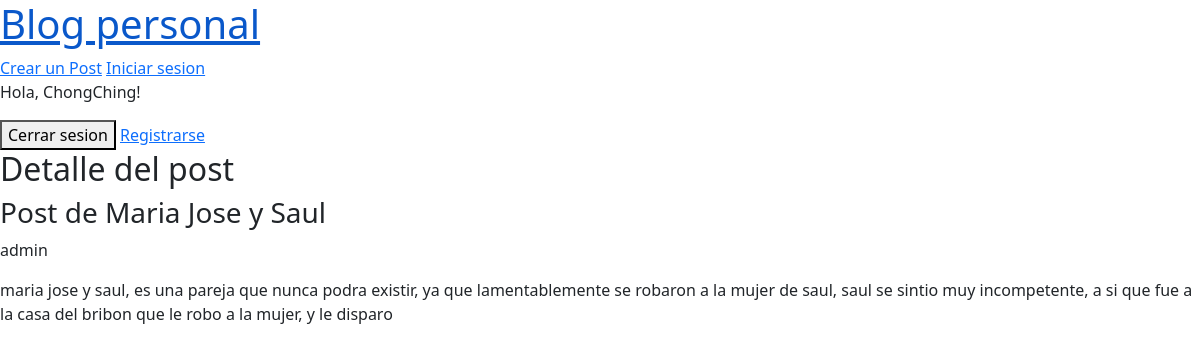
The app's page /post/2/ (signed in) with its own data.
### blogs/models.py (models this page shows, shortened)
class Post(models.Model):
    title = models.CharField(max_length=200)
    body = models.TextField()
    created_at = models.DateTimeField(auto_now_add=True)
    updated_at = models.DateTimeField(auto_now=True)
    author = models.ForeignKey(
        "auth.User",
        on_delete=models.CASCADE,
    )

### blogs/views.py (the view)
# urls.py: path("post/<int:pk>/", PostDetailView.as_view(), name="post_detail"),
class PostDetailView(LoginRequiredMixin, DetailView):
    model = Post
    template_name = "post-detail.html"

### templates/post-detail.html (shortened to what this page needs)
{% extends '_base.html' %}
{% block content %}
  <h2>Detalle del post</h2>
    <h3>{{ post.title }}</h3>
    <p>{{ post.author }}</p>
    <p>{{ post.body }}</p>
{% endblock content %}

### templates/_base.html (shortened to what this page needs)
{% load static %}
<!DOCTYPE html>
<html lang="en">
<head>
    <link rel="stylesheet" href="{% static 'base.css' %}">
    {% load static %}
    <link href="https://cdn.jsdelivr.net/npm/bootstrap@5.3.8/dist/css/bootstrap.min.css" rel="stylesheet">
</head>
<body>
    <a href="{% url 'post_list' %}"><h1>Blog personal</h1></a>
    <a href="{% url 'post_new' %}">Crear un Post</a>
    <a href="{% url 'login' %}">Iniciar sesion</a>
    {% if user.is_authenticated %}
        <p>Hola, {{ user.username }}!</p>
        <form action="{% url 'logout' %}" method="post">
            <button type="submit">Cerrar sesion</button>
            <a href="{% url 'signup' %}">Registrarse</a>
        </form>
        {% endif %}
     {% block content %}
    {% endblock %}
</body>
</html>

### static/base.css (style rules this page uses)
h1 { color: red; }

### records on screen
Post: title "Post de Maria Jose y Saul", author "admin", body "maria jose y saul, es una pareja que nunca podra existir, ya que lamentablemente se robaron a la mujer de saul, saul se sintio muy incompetente, a si que fue a la casa del bribon que le robo a la mujer, y le disparo"

### other values on screen
{{ user.username }} "ChongChing"
